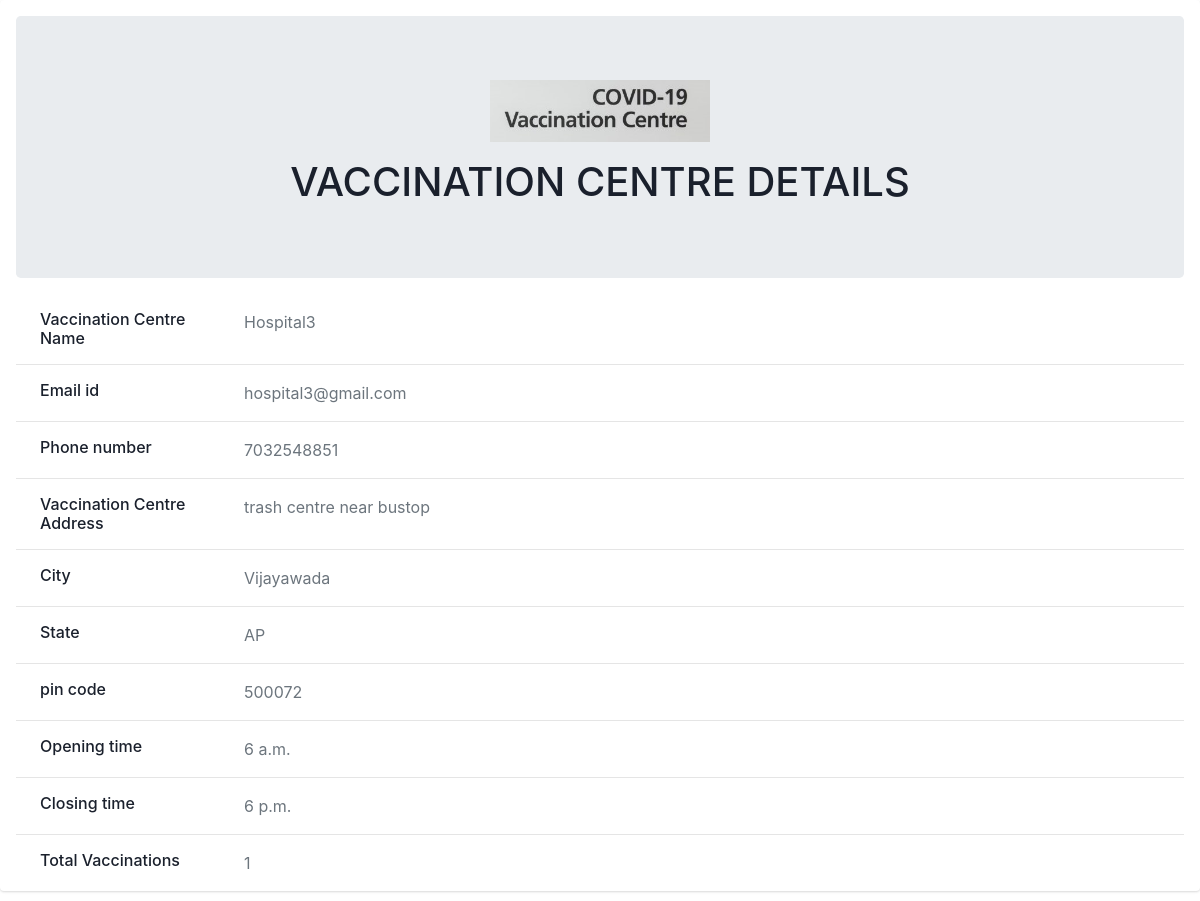
Screenshot of /statistics/showcentre/1 with the database file from the repository.
### C19V/models.py (models this page shows, shortened)
class TestCentre(models.Model):
    user = models.OneToOneField(User,on_delete=CASCADE)
    name = models.CharField(max_length=50)
    email = models.EmailField(max_length=25)
    phone_no =models.CharField(max_length=10)
    address = models.TextField(max_length=128)
    city = models.CharField(max_length=10)
    state = models.CharField(max_length=10)
    pincode = models.CharField(max_length=6)
    active_time_from = models.TimeField() #From
    active_time_to = models.TimeField()   #To

### C19V/views.py (the view)
# urls.py: path('statistics/showcentre/<str:pk>',views.showvc,name='show_centre'),
def showvc(request,pk):
    person = models.TestCentre.objects.get(id=pk)
    count = models.VaccinatedPerson.objects.filter(centre=person).count()
    context={'person':person,'count':count}
    return render(request,'showcentre.html',context)

### C19V/templates/showcentre.html (shortened to what this page needs)
{% load static %}
<link rel="stylesheet" href="https://stackpath.bootstrapcdn.com/bootstrap/4.3.1/css/bootstrap.min.css">
<link rel="stylesheet" type="text/css" href="{% static '/css/patient_home.css'%}">
<centre>
    <div class="container-md-8">
      <div class="card mb-3">
        <div class="card-body">
          <div class="jumbotron align-items-center text-center">
            <img src="{% static '/images/vaccination-centre.jpg'%}" alt="Admin"  height ="10%" width="20%">
            <div class="mt-3">
              <h1>VACCINATION CENTRE DETAILS</h1>
            </div>
          </div>
          <div class="row">
            <div class="col-sm-3">
              <h6 class="mb-0 pl-4">Vaccination Centre  Name</h6>
            </div>
            <div class="col-sm-9 pl-4 text-secondary">
              {{ person.name }}
            </div>
          </div>
          <hr>
          <div class="row">
            <div class="col-sm-3">
              <h6 class="mb-0 pl-4">Email id</h6>
            </div>
            <div class="col-sm-9 pl-4 text-secondary">
              {{person.email}}
            </div>
          </div>
          <hr>
          <div class="row">
            <div class="col-sm-3">
              <h6 class="mb-0 pl-4">Phone number</h6>
            </div>
            <div class="col-sm-9 pl-4 text-secondary">
              {{person.phone_no}}
            </div>
          </div>
          <hr>
          <div class="row">
            <div class="col-sm-3">
              <h6 class="mb-0 pl-4">Vaccination Centre Address</h6>
            </div>
            <div class="col-sm-9 pl-4 text-secondary">
              {{person.address}}
            </div>
          </div>
          <hr>
          <div class="row">
            <div class="col-sm-3">
              <h6 class="mb-0 pl-4">City</h6>
            </div>
            <div class="col-sm-9 pl-4 text-secondary">
              {{person.city}}
            </div>
          </div>
          <hr>
          <div class="row">
            <div class="col-sm-3">
              <h6 class="mb-0 pl-4">State</h6>
            </div>
            <div class="col-sm-9 pl-4 text-secondary">
              {{person.state}}
            </div>
          </div>
          <hr>
          <div class="row">
            <div class="col-sm-3">
              <h6 class="mb-0 pl-4">pin code</h6>
            </div>
            <div class="col-sm-9 pl-4 text-secondary">
              {{person.pincode}}
            </div>
          </div>
          <hr>
          <div class="row">
            <div class="col-sm-3">
              <h6 class="mb-0 pl-4">Opening time</h6>
            </div>
            <div class="col-sm-9 pl-4 text-secondary">
              {{person.active_time_from}}
            </div>
          </div>
          <hr>
          <div class="row">
            <div class="col-sm-3">
              <h6 class="mb-0 pl-4">Closing time</h6>
            </div>
            <div class="col-sm-9 pl-4 text-secondary">
              {{person.active_time_to}}
            </div>
          </div>
          <hr>
          <div class="row">
            <div class="col-sm-3">
              <h6 class="mb-0 pl-4">Total Vaccinations</h6>
            </div>
            <div class="col-sm-9 pl-4 text-secondary">
              {{count}}
            </div>
          </div>
        </div>
      </div>
    </div>
  </centre>

### C19V/static/css/patient_home.css (style rules this page uses)
.card { box-shadow: 0 1px 3px 0 rgba(0, 0, 0, .1), 0 1px 2px 0 rgba(0, 0, 0, .06); }
.card { position: relative; display: flex; flex-direction: column; min-width: 0; word-wrap: break-word; background-color: white; background-clip: border-box; border: 0 solid rgba(0, 0, 0, .125); border-radius: .25rem; }
.row { width: 75%; }
.card-body { flex: 1 1 auto; min-height: 1px; padding: 1rem; }
.mb-3, .my-3 { margin-bottom: 1rem!important; }

### rows the page displays
TestCentre: name "Hospital3", email "hospital3@gmail.com", phone_no "7032548851", address "trash centre near bustop", city "Vijayawada", state "AP", pincode "500072", active_time_from "6 a.m.", active_time_to "6 p.m."

### other values shown
{{ count }} "1"
